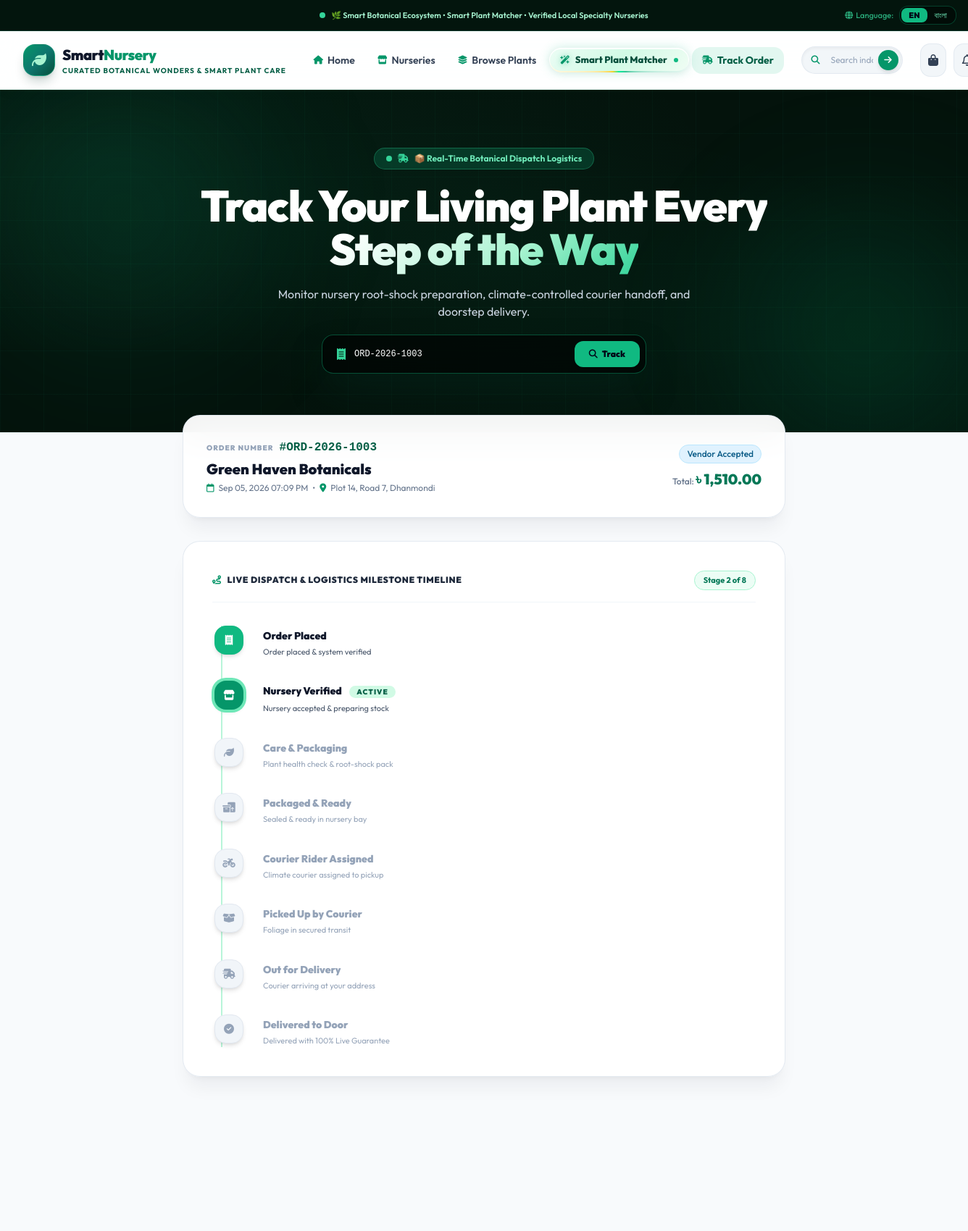
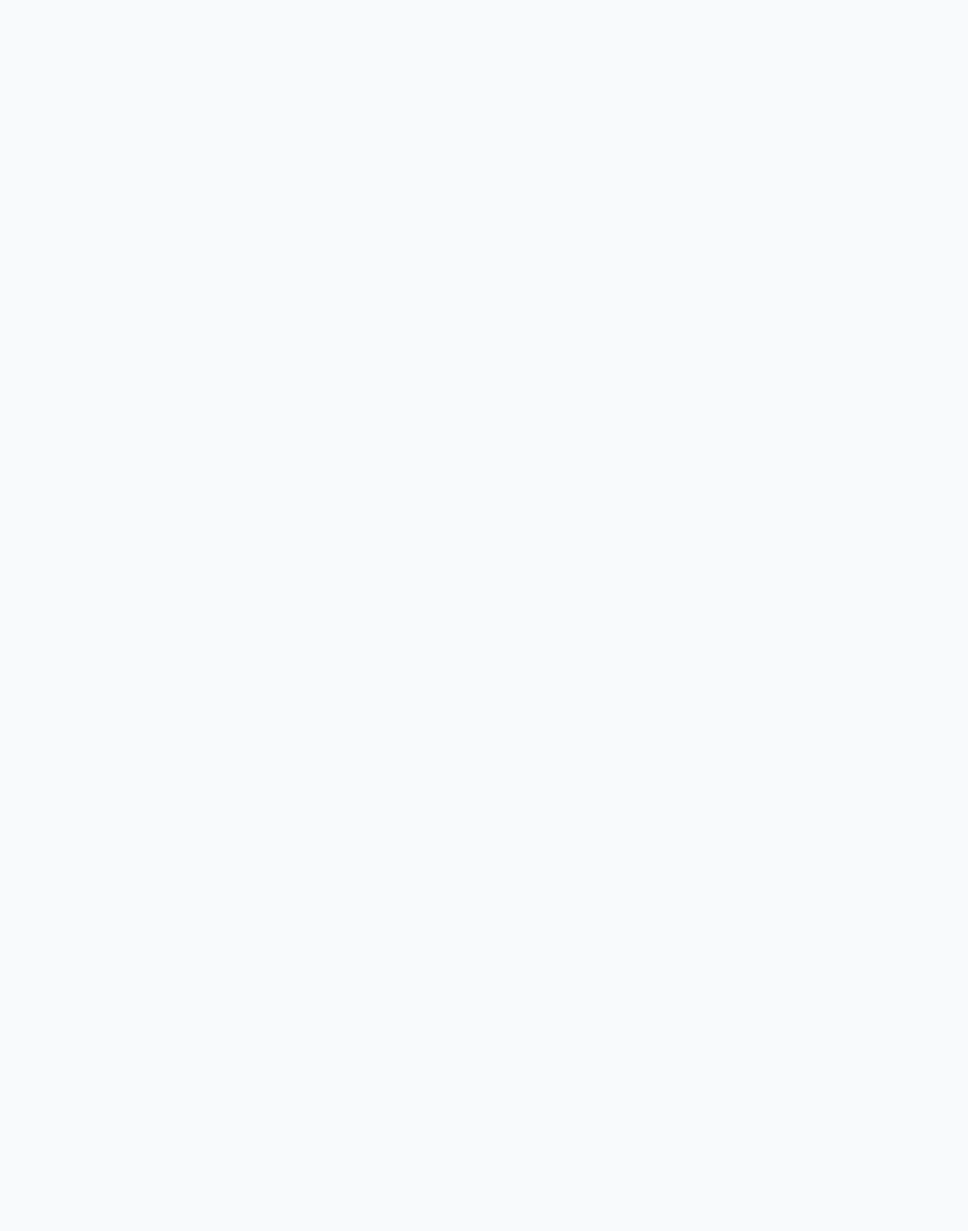
The app's page /track-order.php?order_number=ORD-2026-1003 (signed in, upper part) with its own data (2 pictures, top to bottom).
### tables this page shows
CREATE TABLE `orders` (
  `id` INT AUTO_INCREMENT PRIMARY KEY,
  `order_number` VARCHAR(30) NOT NULL UNIQUE,
  `customer_id` INT NOT NULL,
  `vendor_id` INT NOT NULL,
  `total_amount` DECIMAL(10,2) NOT NULL,
  `discount_amount` DECIMAL(10,2) NOT NULL DEFAULT 0.00,
  `shipping_fee` DECIMAL(10,2) NOT NULL DEFAULT 60.00,
  `grand_total` DECIMAL(10,2) NOT NULL,
  `order_status` ENUM(
    'Pending',
    'Vendor Accepted',
    'Vendor Rejected',
    'Cancelled',
    'Preparing',
    'Ready for Pickup',
    'Assigned to Delivery',
    'Picked Up',
    'Out for Delivery',
    'Delivered'
  ) NOT NULL DEFAULT 'Pending',
  `shipping_name` VARCHAR(100) NOT NULL,
  `shipping_phone` VARCHAR(30) NOT NULL,
  `shipping_address` VARCHAR(255) NOT NULL,
  `shipping_city` VARCHAR(100) NOT NULL DEFAULT 'Dhaka',
  `notes` TEXT NULL,
  `cancelled_reason` VARCHAR(255) NULL,
  `created_at` TIMESTAMP DEFAULT CURRENT_TIMESTAMP,
  `updated_at` TIMESTAMP DEFAULT CURRENT_TIMESTAMP ON UPDATE CURRENT_TIMESTAMP,
  FOREIGN KEY (`customer_id`) REFERENCES `users`(`id`) ON DELETE RESTRICT,
  FOREIGN KEY (`vendor_id`) REFERENCES `vendor_profiles`(`id`) ON DELETE RESTRICT
);

CREATE TABLE `vendor_profiles` (
  `id` INT AUTO_INCREMENT PRIMARY KEY,
  `user_id` INT NOT NULL UNIQUE,
  `nursery_name` VARCHAR(150) NOT NULL,
  `nursery_name_bn` VARCHAR(150) NULL,
  `description` TEXT NULL,
  `description_bn` TEXT NULL,
  `address` VARCHAR(255) NOT NULL,
  `address_bn` VARCHAR(255) NULL,
  `city` VARCHAR(100) NOT NULL DEFAULT 'Dhaka',
  `opening_hours` VARCHAR(100) NOT NULL DEFAULT 'Sat - Thu: 9:00 AM - 8:00 PM',
  `contact_phone` VARCHAR(30) NULL,
  `banner_image` VARCHAR(255) NULL,
  `logo_image` VARCHAR(255) NULL,
  `verification_status` ENUM('pending', 'verified', 'rejected', 'suspended') NOT NULL DEFAULT 'pending',
  `rating_avg` DECIMAL(3,2) NOT NULL DEFAULT 5.00,
  `rating_count` INT NOT NULL DEFAULT 0,
  `commission_rate` DECIMAL(5,2) NOT NULL DEFAULT 10.00,
  `created_at` TIMESTAMP DEFAULT CURRENT_TIMESTAMP,
  FOREIGN KEY (`user_id`) REFERENCES `users`(`id`) ON DELETE CASCADE
);

### helpers/languages.php (called while the page is built, shortened)
<?php
function current_lang(): string {
    return $_SESSION['lang'] ?? 'en';
}
function is_bangla(): bool {
    return current_lang() === 'bn';
}
function load_translations(string $lang): array {
    static $dictionaries = [];
    if (!isset($dictionaries[$lang])) {
        $file = __DIR__ . '/../lang/' . $lang . '.php';
        if (file_exists($file)) {
            $dictionaries[$lang] = require $file;
        } else {
            $dictionaries[$lang] = [];
        }
    }
    return $dictionaries[$lang];
}
function __(string $key, ?string $default = null, array $replace = []): string {
    $currentLang = current_lang();
    $translations = load_translations($currentLang);
    $text = $translations[$key] ?? null;
    if ($text === null) {
        if ($default !== null) {
            $text = $default;
        } else {
            $parts = explode('.', $key);
            $lastPart = end($parts);
            $text = ucwords(str_replace('_', ' ', $lastPart));
        }
    }
    return $text;
}

### track-order.php (the view, shortened to what this page needs)
<?php
require_once __DIR__ . '/helpers/functions.php';
$db = get_db();
$isBn = is_bangla();
$orderNumber = trim($_GET['order_number'] ?? '');
$order = null;
if (!empty($orderNumber)) {
    $stmt = $db->prepare("
        SELECT o.*, vp.nursery_name, vp.nursery_name_bn, vp.address AS vendor_address,
               p.payment_status, p.payment_method
        FROM orders o
        JOIN vendor_profiles vp ON o.vendor_id = vp.id
        LEFT JOIN payments p ON o.id = p.order_id
        WHERE o.order_number = :num
    ");
    $stmt->execute(['num' => $orderNumber]);
    $order = $stmt->fetch();
}
$stages = [
    'Pending'              => ['title' => __('track.step_pending'), 'icon' => 'fa-receipt', 'desc' => $isBn ? 'অর্ডার তৈরি ও প্রাথমিক যাচাই সম্পন্ন' : 'Order placed & system verified'],
    'Vendor Accepted'      => ['title' => __('track.step_accepted'), 'icon' => 'fa-store', 'desc' => $isBn ? 'নার্সারি চারা স্টক প্রস্তুত করছে' : 'Nursery accepted & preparing stock'],
    'Preparing'            => ['title' => __('track.step_preparing'), 'icon' => 'fa-leaf', 'desc' => $isBn ? 'স্বাস্থ্য পরীক্ষা ও শক-প্রুফ হাইড্রেশন প্যাক' : 'Plant health check & root-shock pack'],
    'Ready for Pickup'     => ['title' => __('track.step_ready_for_pickup'), 'icon' => 'fa-boxes-packing', 'desc' => $isBn ? 'নার্সারি কিউতে প্যাকেজিং সম্পূর্ণ' : 'Sealed & ready in nursery bay'],
    'Assigned to Delivery' => ['title' => __('track.courier_assigned'), 'icon' => 'fa-motorcycle', 'desc' => $isBn ? 'সার্টিফাইড ডেলিভারি রাইডার নিয়োজিত' : 'Climate courier assigned to pickup'],
    'Picked Up'            => ['title' => __('track.step_in_transit'), 'icon' => 'fa-box-open', 'desc' => $isBn ? 'গাছ নিরাপদ ডেলিভারির ট্রানজিটে রয়েছে' : 'Foliage in secured transit'],
    'Out for Delivery'     => ['title' => __('track.step_out_for_delivery'), 'icon' => 'fa-truck-fast', 'desc' => $isBn ? 'আপনার গন্তব্যে পৌঁছানোর পথে' : 'Courier arriving at your address'],
    'Delivered'            => ['title' => __('track.step_delivered'), 'icon' => 'fa-circle-check', 'desc' => $isBn ? 'সফলভাবে হস্তান্তর ও লাইভ গ্যারান্টি কার্যকর' : 'Delivered with 100% Live Guarantee']
];
$stageKeys = array_keys($stages);
$currentStatus = $order['order_status'] ?? '';
$currentIndex = array_search($currentStatus, $stageKeys);
$extraHead = '
    <link rel="stylesheet" href="' . BASE_URL . '/assets/css/ultra-modern-home.css?v=' . (file_exists(__DIR__ . '/assets/css/ultra-modern-home.css') ? filemtime(__DIR__ . '/assets/css/ultra-modern-home.css') : time()) . '">
    <link rel="stylesheet" href="' . BASE_URL . '/assets/css/botanical-showcase.css?v=' . (file_exists(__DIR__ . '/assets/css/botanical-showcase.css') ? filemtime(__DIR__ . '/assets/css/botanical-showcase.css') : time()) . '">
    <link rel="stylesheet" href="' . BASE_URL . '/assets/css/spatial-greenhouse.css?v=' . (file_exists(__DIR__ . '/assets/css/spatial-greenhouse.css') ? filemtime(__DIR__ . '/assets/css/spatial-greenhouse.css') : time()) . '">
';
require_once __DIR__ . '/includes/header.php';
require_once __DIR__ . '/includes/navbar.php';
?>
<div class="relative bg-slate-50 text-slate-800 min-h-screen">
    <div class="relative bg-[#04130c] text-white py-16 sm:py-20 overflow-hidden border-b border-emerald-950/60">
        <div class="ambient-orb ambient-orb-emerald -top-20 -left-20"></div>
        <div class="ambient-orb ambient-orb-mint -bottom-20 -right-20"></div>
        <div class="atmospheric-mesh-bg"></div>
        <div class="architectural-grid-lines"></div>
        <div class="relative max-w-4xl mx-auto px-4 sm:px-6 text-center space-y-5 z-10">
            <div class="inline-flex items-center space-x-2 bg-emerald-500/20 text-emerald-300 px-4 py-1.5 rounded-full text-xs font-bold border border-emerald-400/30 backdrop-blur-md">
                <span class="w-2 h-2 rounded-full bg-emerald-400 animate-pulse"></span>
                <i class="fa-solid fa-truck-fast text-emerald-400"></i>
                <span><?= $isBn ? '📦 রিয়েল-টাইম বোটানিক্যাল ট্র্যাকিং' : '📦 Real-Time Botanical Dispatch Logistics' ?></span>
            </div>
            <h1 class="text-3xl sm:text-5xl md:text-6xl font-black tracking-tight text-white leading-tight">
                <?= $isBn ? 'আপনার অর্ডারের <span class="hero-title-gradient">লাইভ অবস্থান জানুন</span>' : 'Track Your Living Plant <span class="hero-title-gradient">Every Step of the Way</span>' ?>
            </h1>
            <p class="text-sm sm:text-base text-slate-300 max-w-xl mx-auto leading-relaxed">
                <?= $isBn
                    ? 'গ্রিনহাউজ প্যাকেজিং থেকে সরাসরি আপনার ড্রয়িংরুম পর্যন্ত প্রতিটি ধাপের লাইভ আপডেট ট্র্যাক করুন।'
                    : 'Monitor nursery root-shock preparation, climate-controlled courier handoff, and doorstep delivery.' ?>
            </p>
            <form action="track-order.php" method="GET" class="max-w-md mx-auto flex items-center bg-black/60 backdrop-blur-xl rounded-2xl p-2 border border-emerald-500/40 shadow-2xl shadow-emerald-950/50">
                <i class="fa-solid fa-receipt text-emerald-400 pl-3"></i>
                <input type="text" name="order_number" value="<?= sanitize($orderNumber) ?>" placeholder="<?= $isBn ? 'অর্ডার নম্বর লিখুন (যেমন: ORD-2026-XXXX)' : 'Enter Order Number (e.g. ORD-2026-XXXX)' ?>" required
                       class="flex-1 bg-transparent px-3 py-2 text-xs text-white placeholder-slate-400 focus:outline-none font-mono uppercase">
                <button type="submit" class="px-5 py-2.5 bg-emerald-500 hover:bg-emerald-400 text-slate-950 font-black text-xs rounded-xl shadow-md transition flex items-center space-x-1.5 cursor-pointer">
                    <i class="fa-solid fa-magnifying-glass"></i>
                    <span><?= $isBn ? 'ট্র্যাক' : 'Track' ?></span>
                </button>
            </form>
        </div>
    </div>
    <div class="max-w-4xl mx-auto px-4 sm:px-6 lg:px-8 -mt-6 relative z-20 pb-16 space-y-8">
        <?php if ($order): ?>
            <div class="bg-white/95 backdrop-blur-xl p-6 sm:p-8 rounded-3xl border border-slate-200/90 shadow-xl shadow-slate-900/5 flex flex-col sm:flex-row items-start sm:items-center justify-between gap-6">
                <div class="space-y-1">
                    <div class="flex items-center space-x-2">
                        <span class="text-[10px] font-black uppercase tracking-widest text-slate-400"><?= __('order.order_number') ?></span>
                        <span class="font-mono font-black text-emerald-800 text-base">#<?= sanitize($order['order_number']) ?></span>
                    </div>
                    <h2 class="text-xl font-black text-slate-900"><?= sanitize(vendor_display_name($order['nursery_name'])) ?></h2>
                    <p class="text-xs text-slate-500 flex items-center space-x-1.5">
                        <i class="fa-regular fa-calendar text-emerald-600"></i>
                        <span><?= format_date($order['created_at']) ?></span>
                        <span>•</span>
                        <i class="fa-solid fa-location-dot text-emerald-600"></i>
                        <span><?= sanitize($order['vendor_address']) ?></span>
                    </p>
                </div>
                <div class="text-left sm:text-right space-y-2">
                    <div>
                        <?= render_order_status_badge($order['order_status']) ?>
                    </div>
                    <span class="text-xs text-slate-500 block font-medium">
                        <?= __('cart.total') ?>: <strong class="text-xl font-black text-emerald-700"><?= format_currency($order['grand_total']) ?></strong>
                    </span>
                </div>
            </div>
            <?php if ($order['order_status'] === 'Cancelled' || $order['order_status'] === 'Vendor Rejected'): ?>
                <div class="bg-rose-50 border border-rose-200 p-8 rounded-3xl text-center space-y-3 text-rose-800 shadow-sm">
                    <i class="fa-solid fa-circle-xmark text-5xl text-rose-500"></i>
                    <h3 class="text-lg font-black"><?= render_order_status_badge($order['order_status']) ?></h3>
                    <p class="text-xs text-rose-600 max-w-md mx-auto"><?= sanitize($order['cancelled_reason'] ?? 'Order fulfillment could not proceed.') ?></p>
                </div>
            <?php else: ?>
                <div class="bg-white/95 backdrop-blur-xl p-6 sm:p-10 rounded-3xl border border-slate-200/90 shadow-xl shadow-slate-900/5 space-y-8">
                    <div class="flex items-center justify-between border-b border-slate-100 pb-4">
                        <h3 class="text-xs font-black uppercase tracking-wider text-slate-800 flex items-center space-x-2">
                            <i class="fa-solid fa-route text-emerald-600"></i>
                            <span><?= $isBn ? 'লাইভ ডিসপ্যাচ ও ডেলিভারি টাইমলাইন' : 'Live Dispatch & Logistics Milestone Timeline' ?></span>
                        </h3>
                        <span class="text-[11px] font-bold text-emerald-700 bg-emerald-50 px-3 py-1 rounded-full border border-emerald-200">
                            <?= $isBn ? 'ধাপ ' . format_num_i18n($currentIndex + 1) . ' / ৮' : 'Stage ' . ($currentIndex + 1) . ' of 8' ?>
                        </span>
                    </div>
                    <div class="relative pl-6 sm:pl-8 border-l-2 border-emerald-200/80 space-y-8 ml-3">
                        <?php foreach ($stages as $statusKey => $st): ?>
                            <?php
                            $stageIndex = array_search($statusKey, $stageKeys);
                            $isPassed = $stageIndex <= $currentIndex;
                            $isCurrent = $stageIndex === $currentIndex;
                            ?>
                            <div class="relative flex items-start space-x-4">
                                <div class="absolute -left-[35px] sm:-left-[43px] w-10 h-10 rounded-2xl flex items-center justify-center text-xs font-bold transition-all shadow-md <?= $isCurrent ? 'bg-emerald-600 text-white ring-4 ring-emerald-300 animate-pulse' : ($isPassed ? 'bg-emerald-500 text-white' : 'bg-slate-100 text-slate-400 border border-slate-200') ?>">
                                    <i class="fa-solid <?= $st['icon'] ?> text-sm"></i>
                                </div>
                                <div class="space-y-1 pt-1 pl-2">
                                    <h4 class="text-xs sm:text-sm font-black <?= $isPassed ? 'text-slate-900' : 'text-slate-400' ?>">
                                        <?= $st['title'] ?>
                                        <?php if ($isCurrent): ?>
                                            <span class="ml-2 text-[10px] px-2.5 py-0.5 rounded-full bg-emerald-100 text-emerald-800 uppercase tracking-widest font-black"><?= __('common.active') ?></span>
                                        <?php endif; ?>
                                    </h4>
                                    <p class="text-[11px] <?= $isPassed ? 'text-slate-600' : 'text-slate-400' ?>"><?= $st['desc'] ?></p>
                                </div>
                            </div>
                        <?php endforeach; ?>
                    </div>
                </div>
            <?php endif; ?>
        <?php endif; ?>
    </div>
</div>
<?php require_once __DIR__ . '/includes/footer.php'; ?>

### helpers/functions.php (shortened to what this page needs)
<?php
function sanitize($data): string {
    return htmlspecialchars(trim((string)$data), ENT_QUOTES, 'UTF-8');
}
function vendor_display_name($vendor): string {
    if (is_array($vendor)) {
        if (is_bangla() && !empty($vendor['nursery_name_bn'])) {
            return $vendor['nursery_name_bn'];
        }
        $name = $vendor['nursery_name'] ?? '';
    } else {
        $name = (string)$vendor;
    }
    if (!is_bangla()) {
        return $name;
    }
    return $name;
}
function format_currency($amount): string {
    $symbol = get_setting('currency_symbol', '৳');
    $formatted = number_format((float)$amount, 2);
    return $symbol . ' ' . $formatted;
}
function format_date(?string $datetime, string $format = 'M d, Y h:i A'): string {
    $timestamp = strtotime($datetime);
    $formatted = date($format, $timestamp);
    return $formatted;
}
function get_setting(string $key, string $default = ''): string {
    if (isset($GLOBALS['_system_settings_cache'][$key])) {
        return $GLOBALS['_system_settings_cache'][$key];
    }
    return $default;
}
function render_order_status_badge(string $status): string {
    $colors = [
        'Pending'              => 'bg-amber-100 text-amber-800 border-amber-200',
        'Vendor Accepted'      => 'bg-sky-100 text-sky-800 border-sky-200',
        'Vendor Rejected'      => 'bg-rose-100 text-rose-800 border-rose-200',
        'Cancelled'            => 'bg-slate-200 text-slate-700 border-slate-300',
        'Preparing'            => 'bg-indigo-100 text-indigo-800 border-indigo-200',
        'Ready for Pickup'     => 'bg-purple-100 text-purple-800 border-purple-200',
        'Assigned to Delivery' => 'bg-blue-100 text-blue-800 border-blue-200',
        'Picked Up'            => 'bg-teal-100 text-teal-800 border-teal-200',
        'Out for Delivery'     => 'bg-orange-100 text-orange-800 border-orange-200',
        'Delivered'            => 'bg-emerald-100 text-emerald-800 border-emerald-300 font-semibold'
    ];
    $style = $colors[$status] ?? 'bg-slate-100 text-slate-800 border-slate-200';
    return '<span class="inline-flex items-center px-2.5 py-1 rounded-full text-xs font-medium border ' . $style . '">' . htmlspecialchars($status) . '</span>';
}

### records on screen
orders: order_number "ORD-2026-1003", vendor.nursery_name "Green Haven Botanicals", created_at "Sep 05, 2026 07:09 PM", vendor.address "Plot 14, Road 7, Dhanmondi", order_status "Vendor Accepted", grand_total "৳ 1,510.00", $currentIndex + 1 "2"

### other values on screen
$announcementText "🌿 Smart Botanical Ecosystem • Smart Plant Matcher • Verified Local Specialty Nurseries"
__('lang.switch_label') "Language"
$brandTitle "Smart"
$brandSubtitle "Nursery"
$brandTag "CURATED BOTANICAL WONDERS & SMART PLANT CARE"
__('nav.home') "Home"
__('nav.nurseries', 'Nurseries') "Nurseries"
__('nav.browse_plants') "Browse Plants"
__('nav.ai_matcher') "Smart Plant Matcher"
__('nav.track_order') "Track Order"
__('order.order_number') "ORDER NUMBER"
__('cart.total') "Total"
$st['title'] "Order Placed"
$st['desc'] "Order placed & system verified"
$st['title'] "Nursery Verified"
